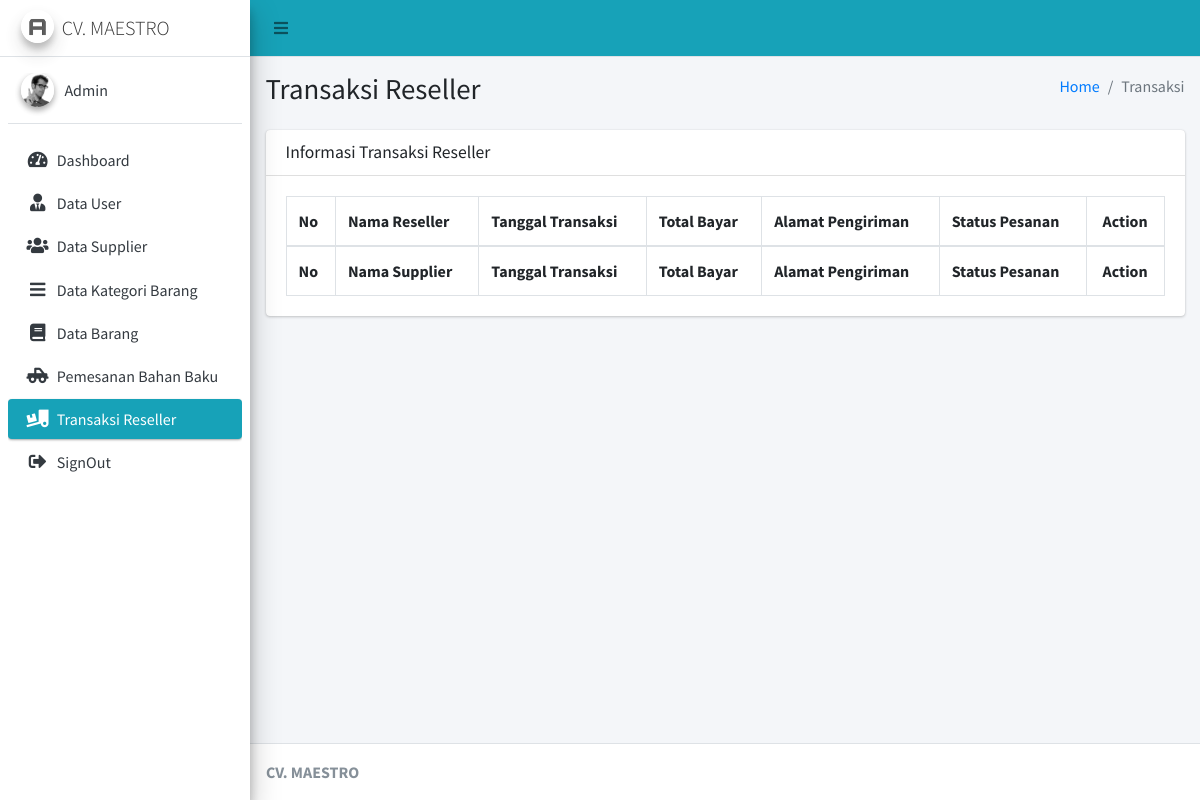
Before: /Admin/cTransaksiReseller (signed in) with the older database file.
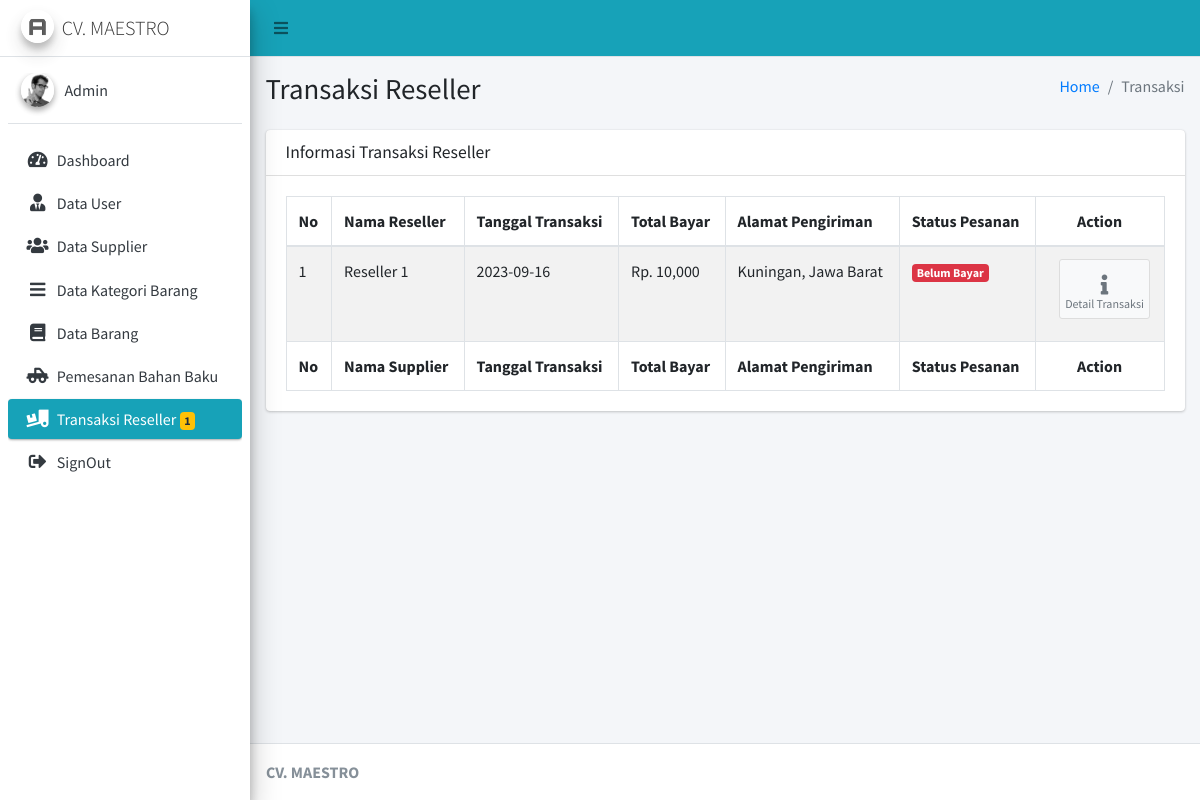
After: the same page with the newer database file.
### tables this page shows
CREATE TABLE `po_barang` (
  `id_po_bar` int(11) NOT NULL,
  `id_reseller` int(11) NOT NULL,
  `tgl_tran_bar` varchar(20) NOT NULL,
  `tot_bay_bar` varchar(20) NOT NULL,
  `stat_bay_bar` int(11) NOT NULL,
  `bukti_bay_bar` text NOT NULL,
  `stat_order_bar` int(11) NOT NULL,
  `alamat_kirim_bar` text NOT NULL
);

CREATE TABLE `reseller` (
  `id_reseller` int(11) NOT NULL,
  `nama_reseller` varchar(125) NOT NULL,
  `alamat_reseller` text NOT NULL,
  `no_hp_reseller` varchar(15) NOT NULL,
  `jk` varchar(20) NOT NULL,
  `username_reseller` varchar(50) NOT NULL,
  `password_reseller` varchar(50) NOT NULL
);

### application/controllers/Admin/cTransaksiReseller.php (called while the page is built, shortened)
<?php
class cTransaksiReseller extends CI_Controller
{
	public function __construct()
	{
		$this->load->model('mTransaksiReseller');
	}
	public function index()
	{
		$data = array(
			'transaksi' => $this->mTransaksiReseller->transaksi_admin()
		);
		$this->load->view('Admin/Layout/head');
		$this->load->view('Admin/Layout/aside');
		$this->load->view('Admin/TransaksiReseller/vTransaksi', $data);
		$this->load->view('Admin/Layout/footer');
	}
}

### index.php (called while the page is built, shortened)
<?php
require_once BASEPATH.'core/CodeIgniter.php';

### application/models/mTransaksiReseller.php (called while the page is built, shortened)
<?php
class mTransaksiReseller extends CI_Model
{
	public function transaksi_admin()
	{
		$this->db->select('*');
		$this->db->from('po_barang');
		$this->db->join('reseller', 'po_barang.id_reseller = reseller.id_reseller', 'left');
		return $this->db->get()->result();
	}
}

### application/views/Admin/TransaksiReseller/vTransaksi.php (the view, shortened to what the changed rows need)
<div class="content-wrapper">
	<section class="content-header">
		<div class="container-fluid">
			<div class="row mb-2">
				<div class="col-sm-6">
					<h1>Transaksi Reseller</h1>
				</div>
			</div>
		</div>
	</section>
	<section class="content">
		<div class="container-fluid">
			<div class="row">
				<div class="col-12">
					<div class="card">
						<div class="card-body">
							<table id="example1" class="table table-bordered table-striped">
								<thead>
									<tr>
										<th>No</th>
										<th>Nama Reseller</th>
										<th>Tanggal Transaksi</th>
										<th>Total Bayar</th>
										<th>Alamat Pengiriman</th>
										<th>Status Pesanan</th>
										<th class="text-center">Action</th>
									</tr>
								</thead>
								<tbody>
									<?php
									$no = 1;
									foreach ($transaksi as $key => $value) {
									?>
										<tr>
											<td><?= $no++ ?></td>
											<td><?= $value->nama_reseller ?></td>
											<td><?= $value->tgl_tran_bar ?></td>
											<td>Rp. <?= number_format($value->tot_bay_bar)  ?></td>
											<td><?= $value->alamat_kirim_bar ?></td>
											<td><?php
												if ($value->stat_order_bar == '0') {
												?>
													<span class="badge badge-danger">Belum Bayar</span>
												<?php
												} else if ($value->stat_order_bar == '1') {
												?>
													<span class="badge badge-warning">Menunggu Konfirmasi</span>
												<?php
												} else if ($value->stat_order_bar == '2') {
												?>
													<span class="badge badge-info">Pesanan Diproses</span>
												<?php
												} else if ($value->stat_order_bar == '3') {
												?>
													<span class="badge badge-primary">Pesanan Dikirim</span>
												<?php
												} else if ($value->stat_order_bar == '4') {
												?>
													<span class="badge badge-success">Selesai</span>
												<?php
												}
												?>
											</td>
											<td class="text-center"> <a href="<?= base_url('Admin/cTransaksiReseller/detail_transaksi/' . $value->id_po_bar) ?>" class="btn btn-app">
													<i class="fas fa-info"></i> Detail Transaksi
												</a> </td>
										</tr>
									<?php
									}
									?>
								</tbody>
								<tfoot>
									<tr>
										<th>No</th>
										<th>Nama Supplier</th>
										<th>Tanggal Transaksi</th>
										<th>Total Bayar</th>
										<th>Alamat Pengiriman</th>
										<th>Status Pesanan</th>
										<th class="text-center">Action</th>
									</tr>
								</tfoot>
							</table>
						</div>
					</div>
				</div>
			</div>
		</div>
	</section>
</div>

### application/views/Admin/Layout/aside.php (shortened to what the changed rows need)
<aside class="main-sidebar sidebar-light-info elevation-4">
	<div class="sidebar">
		<nav class="mt-2">
			<ul class="nav nav-pills nav-sidebar flex-column" data-widget="treeview" role="menu" data-accordion="false">
				<?php
				$data = $this->db->query("SELECT COUNT(id_po_bar) as jml FROM `po_barang` WHERE stat_order_bar !='4'")->row();
				?>
				<li class="nav-item">
					<a href="<?= base_url('Admin/cTransaksiReseller') ?>" class="nav-link <?php if ($this->uri->segment(1) == 'Admin' && $this->uri->segment(2) == 'cTransaksiReseller') {
																								echo 'active';
																							}  ?>">
						<p>Transaksi Reseller
							<?php
							if ($data->jml != '0') {
							?><span class="badge bg-warning"><?= $data->jml ?></span>
							<?php
							}
							?></p>
					</a>
				</li>
			</ul>
		</nav>
	</div>
</aside>

Changed rows visible on the page:
added po_barang: id_reseller.nama_reseller "Reseller 1", tgl_tran_bar "2023-09-16", tot_bay_bar "10,000", alamat_kirim_bar "Kuningan, Jawa Barat", stat_order_bar "Belum Bayar"
Other visible differences:
$data->jml: (not shown) → "1"
